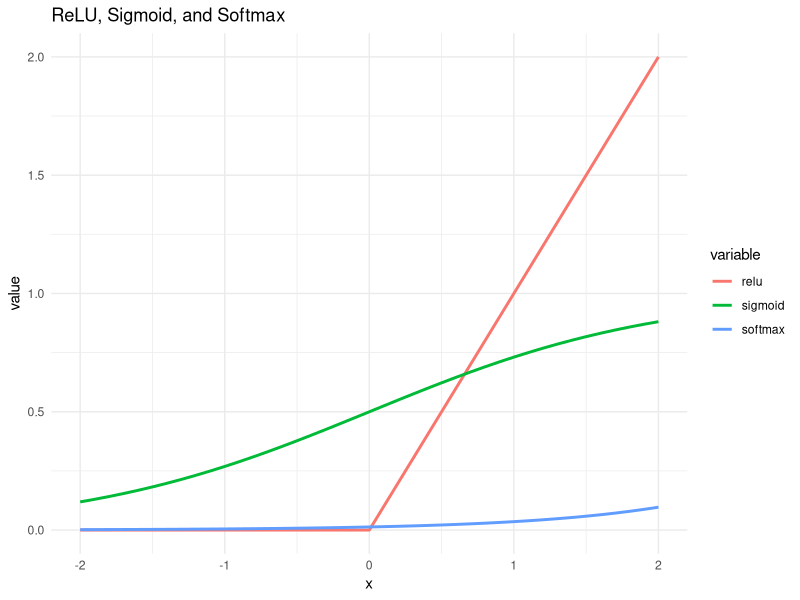

The R source for this figure:
## ---- chunk 1
library(tufte)
# invalidate cache when the tufte version changes
knitr::opts_chunk$set(cache.extra = packageVersion('tufte'))
options(htmltools.dir.version = FALSE)
library(tidyverse)

library(knitr)
## ---- chunk 2
relu <- function(x) ifelse(x >= 0, x, 0)
sigmoid <- function(x) 1 / (1 + exp(-x))
softmax <- function(x) exp(x) / sum(exp(x))
## ---- chunk 3
data.frame(x= seq(from=-2, to=2, by=0.1)) %>% 
  mutate(sigmoid = sigmoid(x),
         relu = relu(x),
         softmax = softmax(x)) %>% 
  pivot_longer(c(sigmoid,relu,softmax),names_to = 'variable') %>%
  ggplot(., aes(x=x, y=value, group=variable, colour=variable))+
  geom_line(size=1) +
  ggtitle("ReLU, Sigmoid, and Softmax")+
  theme_minimal()
